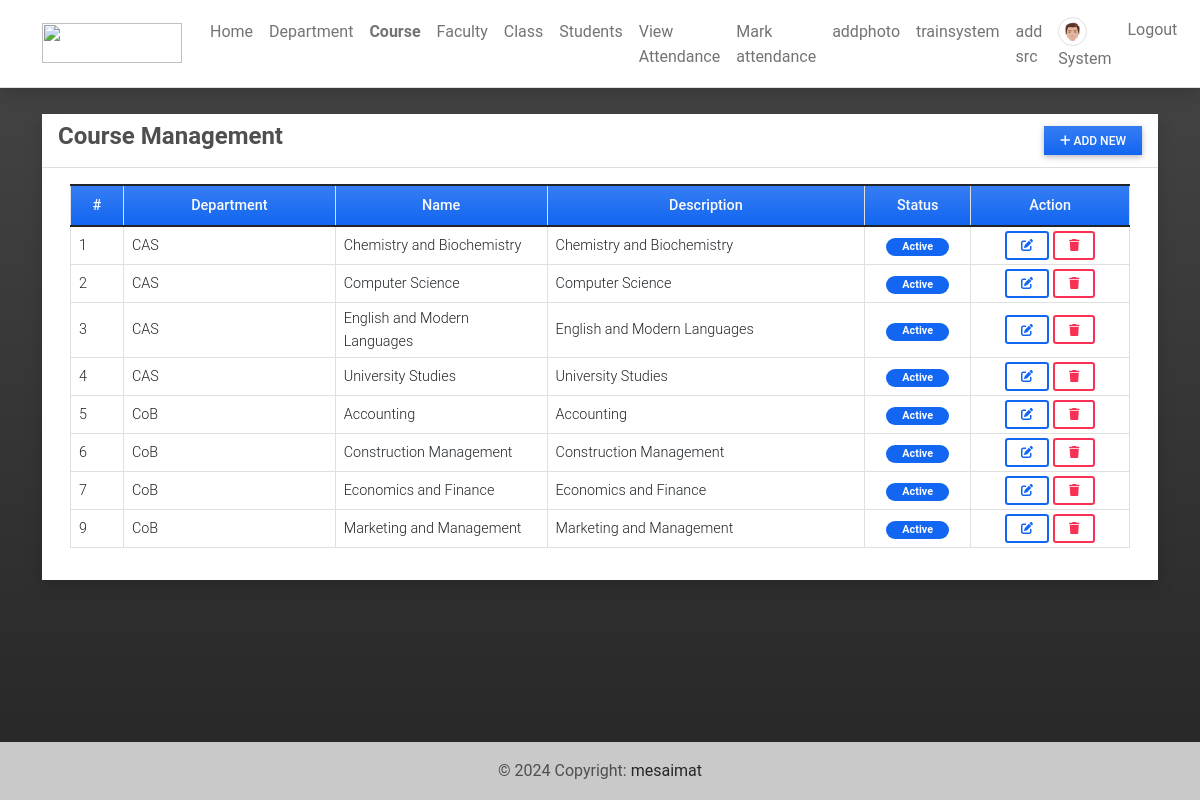
/course (signed in), run on the app's committed database.
### attendance/models.py (models this page shows, shortened)
class UserProfile(models.Model):
    user = models.OneToOneField(User, on_delete=models.CASCADE,related_name='profile')
    contact = models.CharField(max_length=250)
    dob = models.DateField(blank=True, null = True)
    address = models.TextField(blank=True, null = True)
    avatar = models.ImageField(blank=True, null = True, upload_to= 'images/')
    user_type = models.IntegerField(default = 2)
    gender = models.CharField(max_length=100, choices=[('Male','Male'),('Female','Female')], blank=True, null= True)
    department = models.ForeignKey(Department, on_delete=models.CASCADE, blank= True, null = True)

class Course(models.Model):
    department = models.ForeignKey(Department, on_delete=models.CASCADE)
    name = models.CharField(max_length=250)
    description = models.TextField(blank=True, null=True)
    status = models.IntegerField(default = 1)
    date_added = models.DateTimeField(default=timezone.now)
    date_updated = models.DateTimeField(auto_now=True)

class Department(models.Model):
    name = models.CharField(max_length=250)
    description = models.TextField(blank=True, null=True)
    status = models.IntegerField(default = 1)
    date_added = models.DateTimeField(default=timezone.now)
    date_updated = models.DateTimeField(auto_now=True)
    def __str__(self):
        return self.name

### attendance/views.py (the view)
# urls.py: path('course',views.course,name='course-page'),
@login_required
def course(request):
    courses = Course.objects.all()
    context['page_title'] = "Course Management"
    context['courses'] = courses
    return render(request, 'course_mgt.html',context)

### attendance/templates/course_mgt.html (shortened to what this page needs)
{% extends 'base.html' %} {% block pageContent %}
<div class="col-lg-12 col-md-12 col-sm-12 col-xs-12">
    <div class="card card-default rounded-0 shadow ">
        <div class="card-header">
            <div class="d-flex w-100 align-items-center justify-content-between">
                <h4 class="card-title fw-bold">Course Management</h4>
                <div class="tools">
                    <button type="button" class="btn btn-primary rounded-0 bg-gradient btn-sm" id='add_new'><i class="fa fa-plus"></i> Add New</button>
                </div>
            </div>
        </div>
        <div class="card-body">
            <div class="container-fluid">
                <table class="table table-bordered" id="course-list">
                    <colgroup>
                        <col width="5%">
                        <col width="20%">
                        <col width="20%">
                        <col width="30%">
                        <col width="10%">
                        <col width="15%">
                    </colgroup>
                    <thead>
                        <tr class="bg-gradient bg-primary bg-opacity-50 text-light">
                            <th class="px-2 py-2 text-center">#</th>
                            <th class="px-2 py-2 text-center">Department</th>
                            <th class="px-2 py-2 text-center">Name</th>
                            <th class="px-2 py-2 text-center">Description</th>
                            <th class="px-2 py-2 text-center">Status</th>
                            <th class="px-2 py-2 text-center">Action</th>
                        </tr>
                    </thead>
                    <tbody>
                        {% for course in courses %}
                        <tr>
                            <td class="px-2 py-1 align-middle">{{ course.id }}</td>
                            <td class="px-2 py-1 align-middle">{{ course.department }}</td>
                            <td class="px-2 py-1 align-middle">{{ course.name }}</td>
                            <td class="px-2 py-1 align-middle">{{ course.description }}</td>
                            <td class="px-2 py-1 align-middle text-center">
                                {% if course.status == 1 %}
                                <span class="badge bg-primary rounded-pill px-3">Active</span> {% else %}
                                <span class="badge bg-secondary rounded-pill px-3">Inactive</span> {% endif %}
                            </td>
                            <td class="px-2 py-1 align-middle text-center">
                                <a class="btn btn-outline-primary btn-sm edit-data" href="javascript:void(0)" data-id="{{ course.pk }}" title="Edit">
                                    <i class="fa fa-edit"></i>
                                </a>
                                <button class="btn btn-outline-danger btn-sm delete-data" type="button" data-id="{{ course.pk }}" title="Delete">
                                    <i class="fa fa-trash"></i>
                                </button>
                            </td>
                        </tr>
                        {% endfor %}
                    </tbody>
                </table>
            </div>
        </div>
    </div>
</div>
{% endblock pageContent %}

### attendance/templates/base.html (shortened to what this page needs)
{% load static %}
<!DOCTYPE html>
<html lang="en">
<head>
    <link rel="stylesheet" href="{% static 'assets/font-awesome/css/all.min.css' %}">
    <link rel="stylesheet" href="{% static 'assets/bootstrap/css/bootstrap.min.css' %}">
    <link rel="stylesheet" href="{% static 'assets/select2/dist/css/select2.min.css' %}">
    <link rel="stylesheet" href="{% static 'assets/mdb-blogtemplate/css/mdb.min.css' %}" />
    <link rel="stylesheet" href="{% static 'assets/DataTables/datatables.min.css' %}" />
    <link rel="stylesheet" href="{% static 'assets/default/css/style.css' %}">
</head>
<body class=" bg-dark bg-gradient bg-opacity-50">
    {% block TopNavigation %} {% include "TopNavigation.html" %} {% endblock TopNavigation %}
    <main class="py-5">
        <div class="container mb-3">
             {% block pageContent %} {% endblock pageContent %}
        </div>
    </main>
    <footer class="bg-light text-lg-start">
        <div class="text-center p-3" style="background-color: rgba(0, 0, 0, 0.2);">
            © {% now 'Y' %} Copyright:
            <a class="text-dark" href="https://www.mesaimat.ac.in/" target="_blank">mesaimat</a>
        </div>
    </footer>
</body>
</html>

### attendance/templates/topNavigation.html (shortened to what this page needs)
{% load static %}
<header>
    <nav class="navbar navbar-expand-lg navbar-light bg-white fixed-top shadow border-bottom">
        <div class="container">
            <a class="navbar-brand" target="_blank" href="{% url 'home-page' %}">
                <img src="{{ MEDIA_URL }}/default/ams-logo.png" height="16" alt="" loading="lazy" style="margin-top: -3px;" />
            </a>
            <div class="collapse navbar-collapse" id="navbarExample01">
                {% if user.id %}
                <ul class="navbar-nav me-auto mb-2 mb-lg-0" id="topNav">
                    <li class="nav-item">
                        <a class="nav-link" aria-current="page" href="{% url 'home-page' %}">Home</a>
                    </li>
                    {% if user.profile.user_type == 1 %}
                    <li class="nav-item">
                        <a class="nav-link" aria-current="page" href="{% url 'department-page' %}">Department</a>
                    </li>
                    <li class="nav-item">
                        <a class="nav-link" aria-current="page" href="{% url 'course-page' %}">Course</a>
                    </li>
                    <li class="nav-item">
                        <a class="nav-link" aria-current="page" href="{% url 'faculty-page' %}">Faculty</a>
                    </li>
                    {% endif %}
                    <li class="nav-item">
                        <a class="nav-link" aria-current="page" href="{% url 'class-page' %}">Class</a>
                    </li>
                    <li class="nav-item">
                        <a class="nav-link" aria-current="page" href="{% url 'student-page' %}">Students</a>
                    </li>
                    <li class="nav-item">
                        <a class="nav-link" aria-current="page" href="{% url 'attendance-class' %}">View Attendance</a>
                    </li>
                    <li class="nav-item">
                        <a class="nav-link" aria-current="page" href="{% url 'mark-your-attendance' %}">Mark attendance</a>
                    </li>
                    <li class="nav-item">
                        <a class="nav-link" aria-current="page" href="{% url 'add-photos' %}">addphoto</a>
                    </li>
                    <li class="nav-item">
                        <a class="nav-link" aria-current="page" href="{% url 'train' %}">trainsystem</a>
                    </li>
                    <li class="nav-item">
                        <a class="nav-link" aria-current="page" href="{% url 'add-src' %}">add src</a>
                    </li>
                </ul>
                <ul class="navbar-nav d-flex flex-row">
                    {% if user.id %} {% if user.profile.user_type == 1 %} {% endif %}
                    <li class="nav-item me-3 me-lg-0">
                        <a class="nav-link" href="{% url 'profile' %}">
                            <span class="me-1"><img src="{% if user.profile.avatar %}{{ user.profile.avatar.url }}{% else %}{{ MEDIA_URL }}/default/default-avatar.png{% endif %}" alt="User Avatar" data-url="{% if user.profile.avatar %}{{ user.profile.avatar.url }}{% else %}{{ MEDIA_URL }}/default/default-avatar.png{% endif %}" id="user-avatar" class="img-thumbnail rounded-circle"></span>
                            {{user.first_name}}
                        </a>
                    </li>
                    <li class="nav-item me-3 me-lg-0">
                        <a class="nav-link" href="{% url 'logout' %}">Logout</a>
                    </li>
                    {% else %}
                    <li class="nav-item me-3 me-lg-0">
                        <a class="nav-link" href="{% url 'login' %}">Login</a>
                    </li>
                    {% endif %}
                </ul>
                {% endif %}
            </div>
        </div>
    </nav>
</header>

### static/assets/default/css/style.css (style rules this page uses)
html, body { height: 100%; width: 100%; max-height: 100%; overflow: auto; display: flex; flex-direction: column; }
body>header { flex-shrink: auto; }
body>main { flex-shrink: auto; flex-grow: auto; overflow: auto; }
body>footer { flex-shrink: auto; position: absolute; bottom: 0; left: 0; width: calc(100%); }
#user-avatar { width: 1.8rem; height: 1.8rem; object-fit: scale-down; object-position: center center; }
.navbar-brand>img { width: 7em; height: 2em; }
.nav-item.active a.nav-link { font-weight: bolder !important; }

### data on the page
Course: id "1", department "CAS", name "Chemistry and Biochemistry", description "Chemistry and Biochemistry", status "Active"
Course: id "2", department "CAS", name "Computer Science", description "Computer Science", status "Active"
Course: id "3", department "CAS", name "English and Modern Languages", description "English and Modern Languages", status "Active"
Course: id "4", department "CAS", name "University Studies", description "University Studies", status "Active"
Course: id "5", department "CoB", name "Accounting", description "Accounting", status "Active"
Course: id "6", department "CoB", name "Construction Management", description "Construction Management", status "Active"
Course: id "7", department "CoB", name "Economics and Finance", description "Economics and Finance", status "Active"
Course: id "9", department "CoB", name "Marketing and Management", description "Marketing and Management", status "Active"

### other printed values
{{ user.first_name }} "System"
